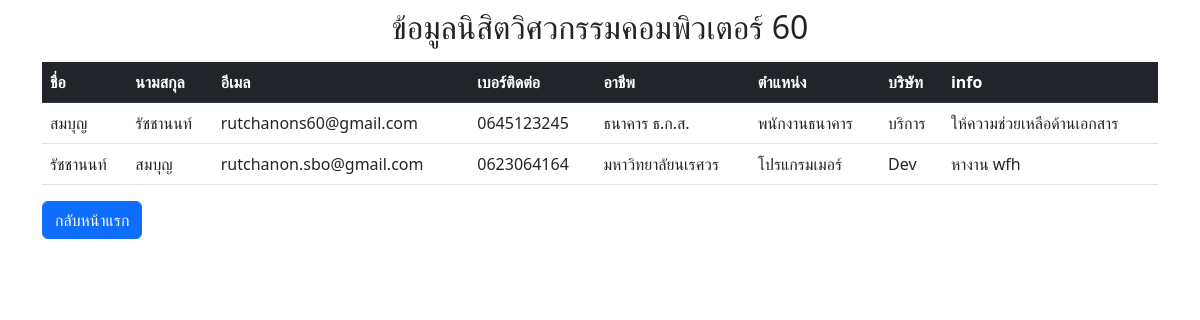
The page /searchData.php (signed in) on the database its author committed.
### tables this page shows
CREATE TABLE `student` (
  `id` int(8) NOT NULL,
  `pass` varchar(8) NOT NULL,
  `firstname` varchar(255) NOT NULL,
  `lastname` varchar(255) NOT NULL,
  `email` varchar(255) NOT NULL,
  `tel` varchar(10) NOT NULL,
  `company` varchar(255) NOT NULL,
  `job` varchar(255) NOT NULL,
  `jobtitle` varchar(255) NOT NULL,
  `info` text NOT NULL
);

### searchData.php (the view, shortened to what this page needs)
<?php
    require('dbconnect.php');
    $word = $_POST["search"];
    if($_SESSION['checkLogin'] != 0){
        $sql = "SELECT * FROM student WHERE firstname LIKE '%$word%' OR lastname LIKE '%$word%' OR email LIKE '%$word%' OR tel LIKE '%$word%' OR company LIKE '%$word%' OR job LIKE '%$word%' OR jobtitle LIKE '%$word%' OR info LIKE '%$word%'";
        $result = mysqli_query($con,$sql);
    }
?>
<!DOCTYPE html>
<html lang="en">
<head>
    <link rel="stylesheet" href="https://cdn.jsdelivr.net/npm/bootstrap@5.2.3/dist/css/bootstrap.min.css">
</head>
<body>
    <div class="container">
        <h2 class="text-center my-2">ข้อมูลนิสิตวิศวกรรมคอมพิวเตอร์ 60</h2>
        <table class="table table-hover my-3">
            <thead>
                <tr class="table-dark">
                    <th>ชื่อ</th>
                    <th>นามสกุล</th>
                    <th>อีเมล</th>
                    <th>เบอร์ติดต่อ</th>
                    <th>อาชีพ</th>
                    <th>ตำแหน่ง</th>
                    <th>บริษัท</th>
                    <th>info</th>
                </tr>
                <tbody>
                <?php while($row = mysqli_fetch_row($result)){?>
                    <tr>
                        <td><?php echo $row[2] ?></td>
                        <td><?php echo $row[3] ?></td>
                        <td><?php echo $row[4] ?></td>
                        <td><?php echo $row[5] ?></td>
                        <td><?php echo $row[6] ?></td>
                        <td><?php echo $row[7] ?></td>
                        <td><?php echo $row[8] ?></td>
                        <td><?php echo $row[9] ?></td>
                    </tr>
                <?php } ?>
                </tbody>
            </thead>
        </table>
        <a href="index.php" class="btn btn-primary">กลับหน้าแรก</a>
    </div>
</body>
</html>

### rows shown on the page
student: firstname "สมบุญ", lastname "รัชชานนท์", email "rutchanons60@gmail.com", tel "0645123245", company "ธนาคาร ธ.ก.ส.", job "พนักงานธนาคาร", jobtitle "บริการ", info "ให้ความช่วยเหลือด้านเอกสาร"
student: firstname "รัชชานนท์", lastname "สมบุญ", email "rutchanon.sbo@gmail.com", tel "0623064164", company "มหาวิทยาลัยนเรศวร", job "โปรแกรมเมอร์", jobtitle "Dev", info "หางาน wfh"
